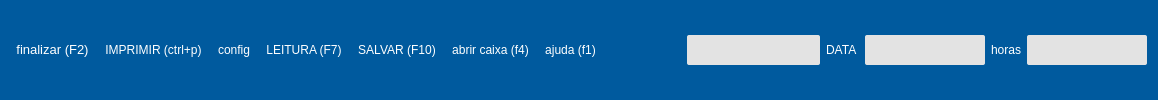
    <widget class="QFrame" name="fr_topoPedido">
     <property name="styleSheet">
      <string notr="true">QFrame{
        background-color:#005a9e;
border:none;
}
</string>
     </property>
     <property name="frameShape">
      <enum>QFrame::NoFrame</enum>
     </property>
     <property name="frameShadow">
      <enum>QFrame::Plain</enum>
     </property>
     <layout class="QHBoxLayout" name="horizontalLayout_3">
      <item>
       <widget class="QFrame" name="fr_BotoesFormVenda">
        <property name="maximumSize">
         <size>
          <width>16777215</width>
          <height>60</height>
         </size>
        </property>
        <property name="styleSheet">
         <string notr="true">QFrame{        background-color:#005a9e;
border: none;
}
QPushButton {

color: white;
padding:0px 5px;
	font: 10pt &quot;MS Shell Dlg 2&quot;;
border-radius:6px
}
QPushButton:hover{
	
	background-color: rgb(218, 218, 218);
}
QPushButton:pressed{
	background-color: rgb(249, 249, 52);
}</string>
        </property>
        <layout class="QHBoxLayout" name="horizontalLayout">
         <property name="spacing">
          <number>6</number>
         </property>
         <property name="leftMargin">
          <number>0</number>
         </property>
         <property name="topMargin">
          <number>0</number>
         </property>
         <property name="rightMargin">
          <number>0</number>
         </property>
         <property name="bottomMargin">
          <number>0</number>
         </property>
         <item>
          <widget class="QPushButton" name="bt_finalizar">
           <property name="font">
            <font>
             <pointsize>10</pointsize>
             <italic>false</italic>
             <bold>false</bold>
            </font>
           </property>
           <property name="cursor">
            <cursorShape>PointingHandCursor</cursorShape>
           </property>
           <property name="focusPolicy">
            <enum>Qt::NoFocus</enum>
           </property>
           <property name="contextMenuPolicy">
            <enum>Qt::DefaultContextMenu</enum>
           </property>
           <property name="styleSheet">
            <string notr="true"/>
           </property>
           <property name="text">
            <string>finalizar (F2)</string>
           </property>
           <property name="icon">
            <iconset resource="../assets/file.qrc">
             <normaloff>:/telainicial/telainicial/contasapagar.png</normaloff>:/telainicial/telainicial/contasapagar.png</iconset>
           </property>
           <property name="iconSize">
            <size>
             <width>20</width>
             <height>20</height>
            </size>
           </property>
           <property name="shortcut">
            <string>F2</string>
           </property>
          </widget>
         </item>
         <item>
          <widget class="QPushButton" name="bt_imprimir">
           <property name="focusPolicy">
            <enum>Qt::NoFocus</enum>
           </property>
           <property name="styleSheet">
            <string notr="true"/>
           </property>
           <property name="text">
            <string>IMPRIMIR (ctrl+p)</string>
           </property>
           <property name="icon">
            <iconset resource="../assets/file.qrc">
             <normaloff>:/telainicial/telainicial/impressao.png</normaloff>:/telainicial/telainicial/impressao.png</iconset>
           </property>
           <property name="iconSize">
            <size>
             <width>20</width>
             <height>20</height>
            </size>
           </property>
          </widget>
         </item>
         <item>
          <widget class="QPushButton" name="bt_configura">
           <property name="maximumSize">
            <size>
             <width>16777215</width>
             <height>16777215</height>
            </size>
           </property>
           <property name="focusPolicy">
            <enum>Qt::NoFocus</enum>
           </property>
           <property name="styleSheet">
            <string notr="true"/>
           </property>
           <property name="text">
            <string>config</string>
           </property>
           <property name="icon">
            <iconset resource="../assets/file.qrc">
             <normaloff>:/telainicial/telainicial/configura.png</normaloff>:/telainicial/telainicial/configura.png</iconset>
           </property>
           <property name="iconSize">
            <size>
             <width>20</width>
             <height>20</height>
            </size>
           </property>
           <property name="shortcut">
            <string>Ctrl+F3</string>
           </property>
          </widget>
         </item>
         <item>
          <widget class="QPushButton" name="bt_orca">
           <property name="maximumSize">
            <size>
             <width>16777215</width>
             <height>16777215</height>
            </size>
           </property>
           <property name="focusPolicy">
            <enum>Qt::NoFocus</enum>
           </property>
           <property name="autoFillBackground">
            <bool>false</bool>
           </property>
           <property name="styleSheet">
            <string notr="true"/>
           </property>
           <property name="text">
            <string>LEITURA (F7)</string>
           </property>
           <property name="icon">
            <iconset resource="../assets/file.qrc">
             <normaloff>:/telainicial/telainicial/orcamento.png</normaloff>:/telainicial/telainicial/orcamento.png</iconset>
           </property>
           <property name="iconSize">
            <size>
             <width>20</width>
             <height>20</height>
            </size>
           </property>
           <property name="shortcut">
            <string>F7</string>
           </property>
          </widget>
         </item>
         <item>
          <widget class="QPushButton" name="bt_SalvaORcas">
           <property name="focusPolicy">
            <enum>Qt::NoFocus</enum>
           </property>
           <property name="styleSheet">
            <string notr="true"/>
           </property>
           <property name="text">
            <string>SALVAR (F10)</string>
           </property>
           <property name="icon">
            <iconset resource="../assets/file.qrc">
             <normaloff>:/telainicial/telainicial/orcamento.png</normaloff>:/telainicial/telainicial/orcamento.png</iconset>
           </property>
           <property name="iconSize">
            <size>
             <width>20</width>
             <height>20</height>
            </size>
           </property>
           <property name="shortcut">
            <string>F10</string>
           </property>
          </widget>
         </item>
         <item>
          <widget class="QPushButton" name="bt_Abricaixa">
           <property name="focusPolicy">
            <enum>Qt::NoFocus</enum>
           </property>
           <property name="text">
            <string>abrir caixa (f4)</string>
           </property>
           <property name="icon">
            <iconset resource="../assets/file.qrc">
             <normaloff>:/telainicial/telainicial/caixa.png</normaloff>:/telainicial/telainicial/caixa.png</iconset>
           </property>
           <property name="iconSize">
            <size>
             <width>20</width>
             <height>20</height>
            </size>
           </property>
           <property name="shortcut">
            <string>F4</string>
           </property>
          </widget>
         </item>
         <item>
          <widget class="QPushButton" name="bt_ajuda">
           <property name="minimumSize">
            <size>
             <width>0</width>
             <height>0</height>
            </size>
           </property>
           <property name="maximumSize">
            <size>
             <width>16777215</width>
             <height>16777215</height>
            </size>
           </property>
           <property name="focusPolicy">
            <enum>Qt::NoFocus</enum>
           </property>
           <property name="styleSheet">
            <string notr="true"/>
           </property>
           <property name="text">
            <string>ajuda (f1)</string>
           </property>
           <property name="icon">
            <iconset resource="../assets/file.qrc">
             <normaloff>:/telainicial/telainicial/ajuda.png</normaloff>:/telainicial/telainicial/ajuda.png</iconset>
           </property>
           <property name="iconSize">
            <size>
             <width>20</width>
             <height>20</height>
            </size>
           </property>
           <property name="shortcut">
            <string>F1</string>
           </property>
          </widget>
         </item>
        </layout>
       </widget>
      </item>
      <item>
       <spacer name="horizontalSpacer">
        <property name="orientation">
         <enum>Qt::Horizontal</enum>
        </property>
        <property name="sizeHint" stdset="0">
         <size>
          <width>40</width>
          <height>20</height>
         </size>
        </property>
       </spacer>
      </item>
      <item>
       <spacer name="horizontalSpacer_6">
        <property name="orientation">
         <enum>Qt::Horizontal</enum>
        </property>
        <property name="sizeType">
         <enum>QSizePolicy::Fixed</enum>
        </property>
        <property name="sizeHint" stdset="0">
         <size>
          <width>40</width>
          <height>20</height>
         </size>
        </property>
       </spacer>
      </item>
      <item>
       <widget class="QLineEdit" name="tx_pedidonumb">
        <property name="minimumSize">
         <size>
          <width>0</width>
          <height>30</height>
         </size>
        </property>
        <property name="maximumSize">
         <size>
          <width>200</width>
          <height>16777215</height>
         </size>
        </property>
        <property name="focusPolicy">
         <enum>Qt::NoFocus</enum>
        </property>
        <property name="styleSheet">
         <string notr="true">QLineEdit{
	background-color: rgb(227, 227, 227);
border-radius: 2px;
color: #000;
font: 16px &quot;Arial&quot; ;
font-weight: bold;

padding:5px
}
</string>
        </property>
        <property name="alignment">
         <set>Qt::AlignCenter</set>
        </property>
        <property name="readOnly">
         <bool>false</bool>
        </property>
       </widget>
      </item>
      <item>
       <widget class="QLabel" name="lb_FormVenda_25">
        <property name="styleSheet">
         <string notr="true">QLabel{
font-size: 12px;
font-family: &quot;Arial Unicode MS&quot;;

color:white;
border: none;
}</string>
        </property>
        <property name="text">
         <string>DATA </string>
        </property>
        <property name="alignment">
         <set>Qt::AlignCenter</set>
        </property>
       </widget>
      </item>
      <item>
       <widget class="QLineEdit" name="tx_data">
        <property name="minimumSize">
         <size>
          <width>0</width>
          <height>30</height>
         </size>
        </property>
        <property name="maximumSize">
         <size>
          <width>120</width>
          <height>16777215</height>
         </size>
        </property>
        <property name="focusPolicy">
         <enum>Qt::NoFocus</enum>
        </property>
        <property name="styleSheet">
         <string notr="true">QLineEdit{
	background-color: rgb(227, 227, 227);
border-radius: 2px;
color: #000;
font: 16px &quot;Arial&quot; ;
font-weight: bold;

padding:5px
}
</string>
        </property>
        <property name="maxLength">
         <number>12</number>
        </property>
        <property name="alignment">
         <set>Qt::AlignCenter</set>
        </property>
       </widget>
      </item>
      <item>
       <widget class="QLabel" name="label_3">
        <property name="styleSheet">
         <string notr="true">QLabel{
font-size: 12px;
font-family: &quot;Arial Unicode MS&quot;;

color:white;
border: none;
}</string>
        </property>
        <property name="text">
         <string>horas</string>
        </property>
        <property name="alignment">
         <set>Qt::AlignCenter</set>
        </property>
       </widget>
      </item>
      <item>
       <widget class="QLineEdit" name="tx_Horas">
        <property name="minimumSize">
         <size>
          <width>0</width>
          <height>30</height>
         </size>
        </property>
        <property name="maximumSize">
         <size>
          <width>120</width>
          <height>16777215</height>
         </size>
        </property>
        <property name="focusPolicy">
         <enum>Qt::NoFocus</enum>
        </property>
        <property name="styleSheet">
         <string notr="true">QLineEdit{
	background-color: rgb(227, 227, 227);
border-radius: 2px;
color: #000;
font: 16px &quot;Arial&quot; ;
font-weight: bold;

padding:5px
}
</string>
        </property>
        <property name="maxLength">
         <number>8</number>
        </property>
        <property name="alignment">
         <set>Qt::AlignCenter</set>
        </property>
       </widget>
      </item>
     </layout>
    </widget>
